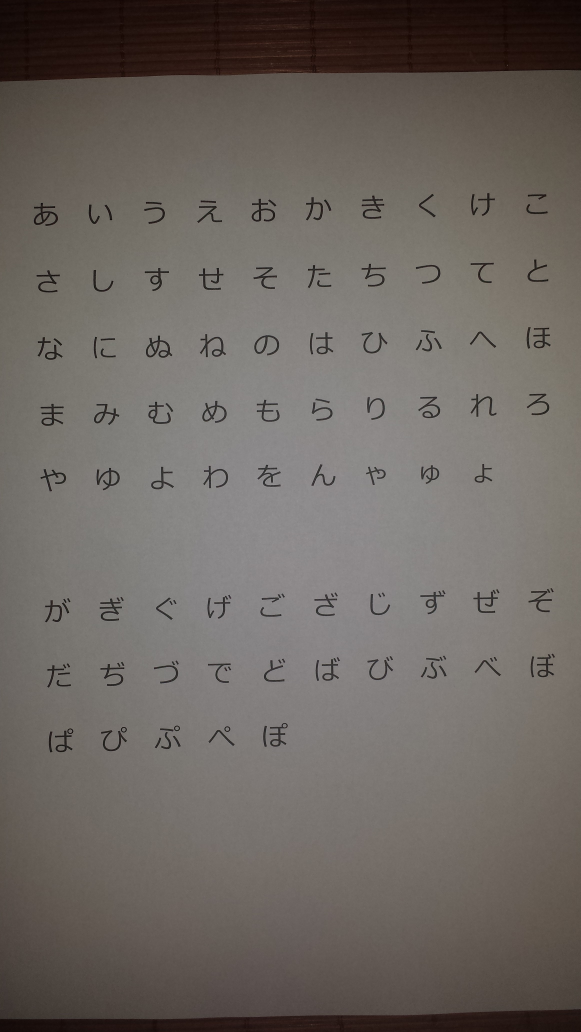
#> input picture HiraganaRecognition/images/page3_2.jpg, 2322 x 4128 px (shown at 1/4 size)
$ python CropDataset2.py   (older library calls are emulated)
#> lines starting #> are read from the running program, lines starting #| are printed output that depends on the picture; after the words box and inside, x2 and y2 are one past the last pixel; in counts of white or black regions, pixels touching at a corner belong together

# coding: utf-8

# In[1138]:

import matplotlib.pyplot as plt


import numpy as np
from skimage.io import imread
img = imread('images/page3_2.jpg')
#> img is the input picture: shape (4128, 2322, 3); mean R, G, B 109, 102.9, 97.8
plt.imshow(img)


# In[1139]:

from skimage.color import rgb2gray
from skimage.morphology import opening, closing, square, diamond, disk, erosion, dilation

from skimage.measure import label
from skimage.measure import regionprops

img_gray = rgb2gray(img)
img_tr = img_gray > 0.3
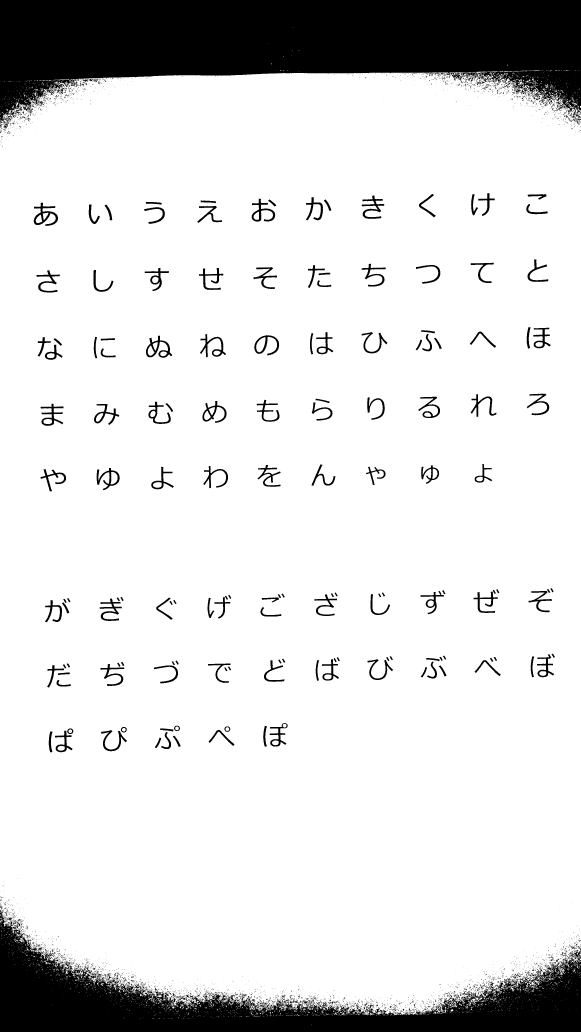
#> img_tr: shape (4128, 2322) bool (shown at 1/4 size); 86.5% white; 4036 black regions (3659 under 20 px), largest, box (x1, y1, x2, y2) and area: (0, 0, 2322, 493) 746352, (0, 3639, 2322, 4128) 379596, (135, 811, 232, 904) 3106
img_tr_er = erosion(img_tr,selem=disk(5))
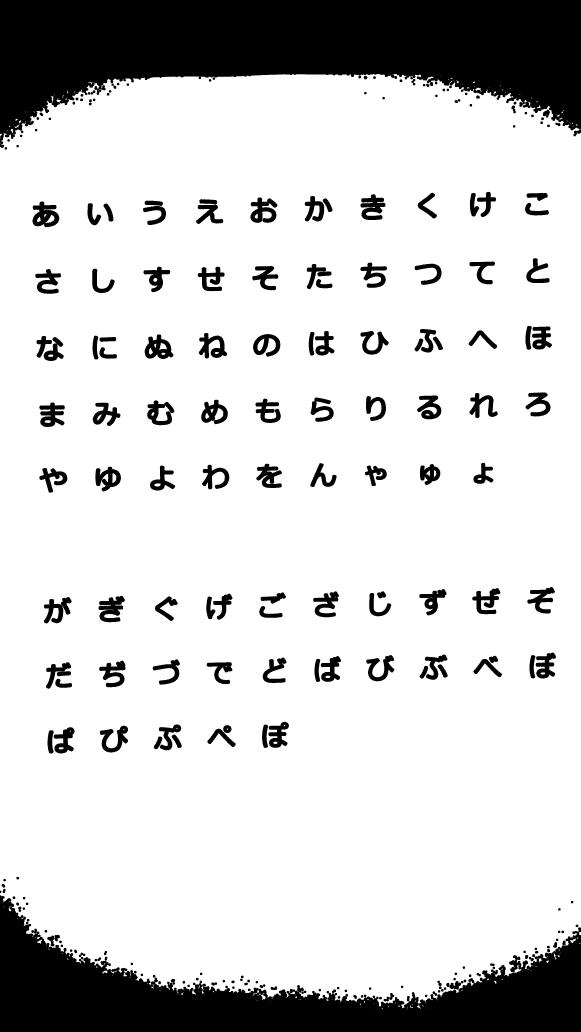
#> img_tr_er: shape (4128, 2322) bool (shown at 1/4 size); 82% white; 246 black regions, largest, box (x1, y1, x2, y2) and area: (0, 0, 2322, 592) 824301, (0, 3581, 2322, 4128) 522163, (130, 806, 237, 909) 6852
#> (the run stopped early here; a loop or call above may not have finished)
